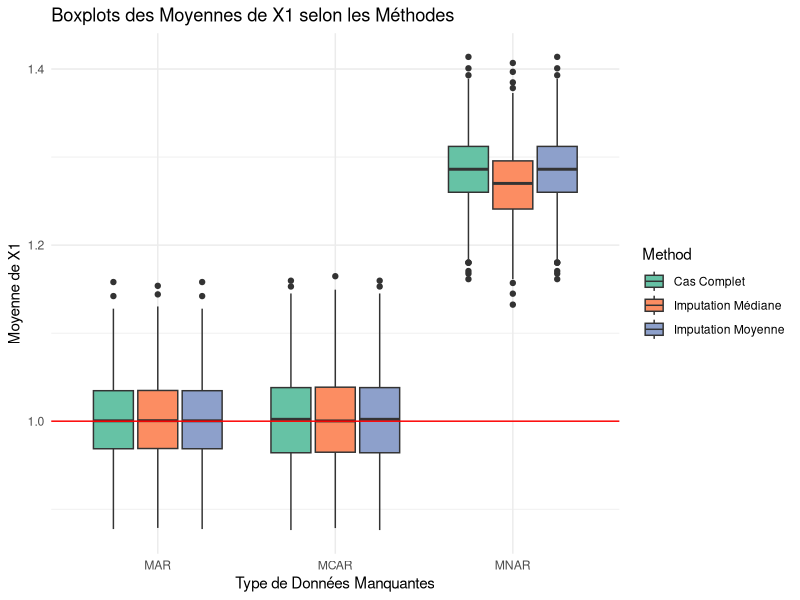
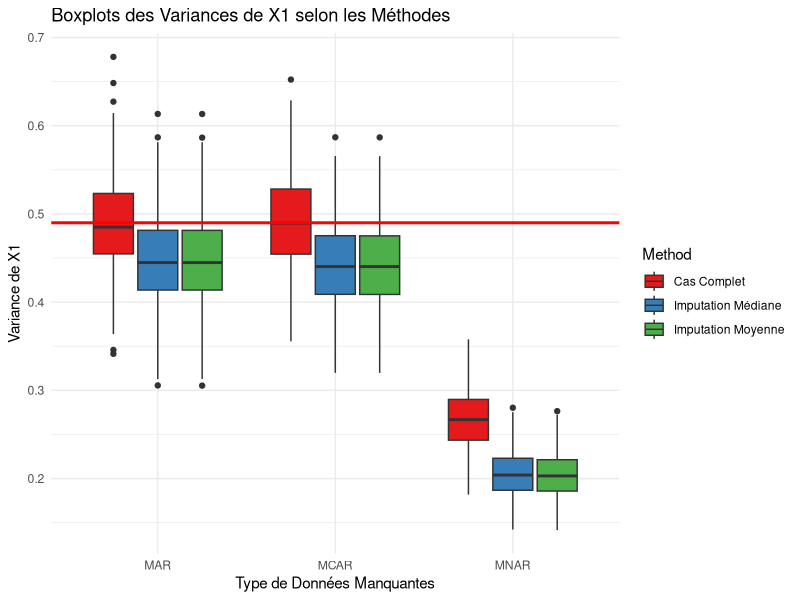
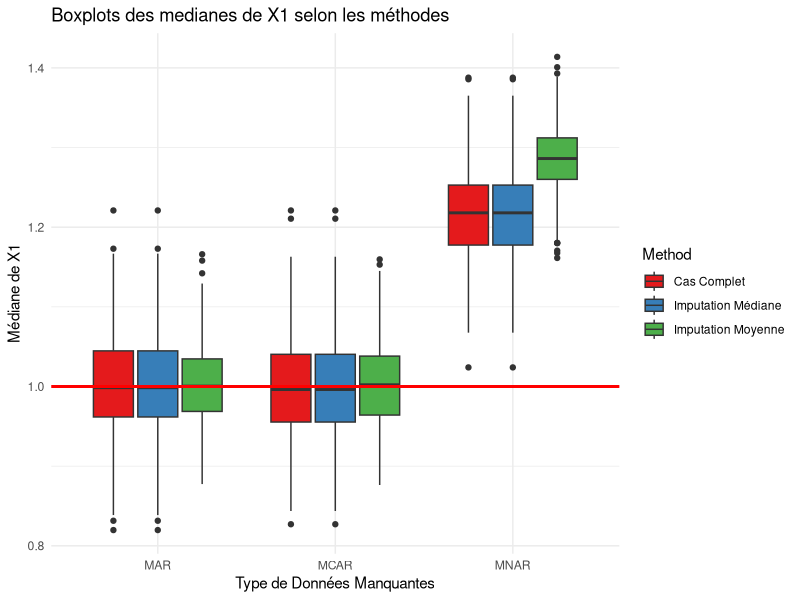

Source code (R) for these figures, in order:
## 1. Paramètres généraux
n <- 200         # Nombre d'observations
n_sim <- 500       # Nombre de simulations

## Variables pour stocker les résultats
somme_moy_X1 <- 0
somme_moy_B1 <- 0
somme_moy_X2 <- 0

somme_moy_impute_mcar <- 0
somme_moy_impute_mar <- 0
somme_moy_impute_mnar <- 0

somme_moy_impute_median_mcar <- 0
somme_moy_impute_median_mar <- 0
somme_moy_impute_median_mnar <- 0

somme_moy_complet_mcar <- 0
somme_moy_complet_mar <- 0
somme_moy_complet_mnar <- 0

var_complet_X1_mcar <- numeric(500)
var_moy_X1_mcar <- numeric(500)
var_med_X1_mcar <- numeric(500)

var_complet_X1_mar <- numeric(500)
var_moy_X1_mar <- numeric(500)
var_med_X1_mar <- numeric(500)

var_moy_X1_mnar <- numeric(500)
var_med_X1_mnar <- numeric(500)
var_complet_X1_mnar <- numeric(500)

med_complet_X1_mnar <- numeric(500)
med_moy_X1_mnar <- numeric(500)
med_med_X1_mnar <- numeric(500)

med_complet_X1_mcar <- numeric(500)
med_moy_X1_mcar <- numeric(500)
med_med_X1_mcar <- numeric(500)

med_complet_X1_mar <- numeric(500)
med_moy_X1_mar <- numeric(500)
med_med_X1_mar <- numeric(500)



# Moyennes théoriques
moy_theo_X1 <- 1
moy_theo_B1 <- 0.5
moy_theo_X2 <- 1
# mediane théorique 
med_theo_X1 <- 1

## Variances théoriques 

var_theo_X1 <- 0.7^2


# Stockage pour boxplots
res_MCAR <- matrix(NA, nrow = n_sim, ncol = 3)
res_MAR  <- matrix(NA, nrow = n_sim, ncol = 3)
res_MNAR <- matrix(NA, nrow = n_sim, ncol = 3)

# Stockage des variances par simulation
var_mcar <- matrix(NA, nrow = n_sim, ncol = 3)  # Moyenne, Médiane, Cas complets
var_mar <- matrix(NA, nrow = n_sim, ncol = 3)
var_mnar <- matrix(NA, nrow = n_sim, ncol = 3)

med_mcar <- matrix(NA, nrow = n_sim, ncol = 3)  # Moyenne, Médiane, Cas complets
med_mar <- matrix(NA, nrow = n_sim, ncol = 3)
med_mnar <- matrix(NA, nrow = n_sim, ncol = 3)

## 5. Boucle de simulation
for (i in 1:n_sim) {
  
  set.seed(i)
  
  # Génération des données
  B1 <- rbinom(n, 1, 0.5)
  B2 <- rbinom(n, 1, 0.7)
  X1 <- rnorm(n, mean = 1, sd = 0.7)
  X2 <- rnorm(n, mean = 1, sd = 0.5)
  
  data_complet <- data.frame(X1 = X1, X2 = X2, B2 = B2)
  
  # --- MCAR ---
  data_MCAR <- data_complet
  mean(data_complet$X1)
  missing_index <- sample(1:n, size = 0.1 * n)
  data_MCAR$X1[missing_index] <- NA

  
  # Imputation moyenne
  data_MCAR_impute <- data_MCAR
  data_MCAR_impute$X1[is.na(data_MCAR_impute$X1)] <- mean(data_MCAR$X1, na.rm = TRUE)
  somme_moy_impute_mcar <- somme_moy_impute_mcar + mean(data_MCAR_impute$X1)
  
  var_moy_X1_mcar[i] <- var(data_MCAR_impute$X1)
  med_moy_X1_mcar[i] <-  median(data_MCAR_impute$X1)
  
  # Imputation médiane
  data_MCAR_impute_median <- data_MCAR
  data_MCAR_impute_median$X1[is.na(data_MCAR_impute_median$X1)] <- median(data_MCAR$X1 ,na.rm =TRUE)
  somme_moy_impute_median_mcar <- somme_moy_impute_median_mcar + mean(data_MCAR_impute_median$X1)
  
  var_med_X1_mcar[i] <- var(data_MCAR_impute_median$X1)
  med_med_X1_mcar [i]<-  median(data_MCAR_impute_median$X1)
  
  # Cas complets
  data_complet_mcar <- na.omit(data_MCAR)
  somme_moy_complet_mcar <- somme_moy_complet_mcar + mean(data_complet_mcar$X1)
  
  
  res_MCAR[i, ] <- c(mean(data_MCAR_impute$X1),
                     mean(data_MCAR_impute_median$X1),
                     mean(data_complet_mcar$X1))
  
  var_mcar[i, ] <- c(var(data_MCAR_impute$X1),
                     var(data_MCAR_impute_median$X1),
                     var(data_complet_mcar$X1))
  
  med_mcar[i,] <- c(median(data_MCAR_impute$X1),
                    median(data_MCAR_impute_median$X1),
                    median(data_complet_mcar$X1))
  
 
  var_complet_X1_mcar[i] <- var(data_complet_mcar$X1)
  med_complet_X1_mcar [i]<- median(data_complet_mcar$X1)
  
  
  # --- MAR ---
  data_MAR <- data_complet
  missing_index1 <- ifelse(data_MAR$B2 == 0 & data_MAR$X2 < 0.7, 1, 0)
  table(missing_index1)
  data_MAR$X1 <- ifelse(missing_index1 == 0, data_MAR$X1, NA)
  
  
  # Imputation moyenne
  data_MAR_impute <- data_MAR
  data_MAR_impute$X1[is.na(data_MAR_impute$X1)] <- mean(data_MAR$X1, na.rm = TRUE)
  somme_moy_impute_mar <- somme_moy_impute_mar + mean(data_MAR_impute$X1)
  
  var_moy_X1_mar[i] <-  var(data_MAR_impute$X1)
  med_moy_X1_mar[i] <- median(data_MAR_impute$X1)
  
  # Imputation médiane
  data_MAR_impute_median <- data_MAR
  data_MAR_impute_median$X1[is.na(data_MAR_impute_median$X1)] <- median(data_MAR$X1, na.rm = TRUE)
  somme_moy_impute_median_mar <- somme_moy_impute_median_mar + mean(data_MAR_impute_median$X1)
   
 
  var_med_X1_mar[i] <- var(data_MAR_impute_median$X1)
  med_med_X1_mar[i] <- median(data_MAR_impute_median$X1)
  
  # Cas complets
  data_complet_mar <- na.omit(data_MAR)
  somme_moy_complet_mar <- somme_moy_complet_mar + mean(data_complet_mar$X1)
  
  res_MAR[i, ] <- c( mean(data_MAR_impute$X1),
                    mean(data_MAR_impute_median$X1),
                    mean(data_complet_mar$X1))
   
  var_mar[i, ] <- c(var(data_MAR_impute$X1),
                    var(data_MAR_impute_median$X1),
                    var(data_complet_mar$X1))
  
  med_mar[i,] <- c(median(data_MAR_impute$X1),
                   median(data_MAR_impute_median$X1),
                   median(data_complet_mar$X1))
  
  
  var_complet_X1_mar[i] <-  var(data_complet_mar$X1)
  med_complet_X1_mar [i]<-  median(data_complet_mar$X1)
  
  
  # --- MNAR ---
  data_MNAR <- data_complet
  missing_index2 <- ifelse(data_MNAR$X1 < 0.5 , 1, 0)
  table(missing_index2)
  data_MNAR$X1 <- ifelse(missing_index2 == 0, data_MNAR$X1, NA)
  
  
  # Imputation moyenne
  data_MNAR_impute <- data_MNAR
  data_MNAR_impute$X1[is.na(data_MNAR_impute$X1)] <- mean(data_MNAR$X1, na.rm = TRUE)
  somme_moy_impute_mnar <- somme_moy_impute_mnar + mean(data_MNAR_impute$X1)
 
  var_moy_X1_mnar[i] <- var(data_MNAR_impute$X1)
  med_moy_X1_mnar [i]<-  median(data_MNAR_impute$X1)
  
  # Imputation médiane
  data_MNAR_impute_median <- data_MNAR
  data_MNAR_impute_median$X1[is.na(data_MNAR_impute_median$X1)] <- median(data_MNAR$X1, na.rm = TRUE)
  somme_moy_impute_median_mnar <- somme_moy_impute_median_mnar + mean(data_MNAR_impute_median$X1)

  var_med_X1_mnar[i] <- var(data_MNAR_impute_median$X1)
  med_med_X1_mnar[i] <-  median(data_MNAR_impute_median$X1)
  
  
  # Cas complets
  data_complet_mnar <- na.omit(data_MNAR)
  somme_moy_complet_mnar <- somme_moy_complet_mnar + mean(data_complet_mnar$X1)
  med_complet_X1_mnar[i] <-  median(data_complet_mnar$X1)
  var_complet_X1_mnar[i] <-  var(data_complet_mnar$X1)
  
  res_MNAR[i, ] <- c(mean(data_MNAR_impute$X1),
                     mean(data_MNAR_impute_median$X1),
                     mean(data_complet_mnar$X1))
  
  var_mnar[i, ] <- c(var(data_MNAR_impute$X1),
                     var(data_MNAR_impute_median$X1),
                     var(data_complet_mnar$X1))
  
  med_mnar[i,] <- c(median(data_MNAR_impute$X1),
                   median(data_MNAR_impute_median$X1),
                   median(data_complet_mnar$X1))
  
  
  
}

## 6. Calcul des moyennes sur les 500 simulations

moyenne_impute_mcar <- somme_moy_impute_mcar / n_sim
moyenne_impute_mar <- somme_moy_impute_mar / n_sim
moyenne_impute_mnar <- somme_moy_impute_mnar / n_sim

moyenne_impute_median_mcar <- somme_moy_impute_median_mcar / n_sim
moyenne_impute_median_mar <- somme_moy_impute_median_mar / n_sim
moyenne_impute_median_mnar <- somme_moy_impute_median_mnar / n_sim

moyenne_complet_mcar <- somme_moy_complet_mcar / n_sim
moyenne_complet_mar <- somme_moy_complet_mar / n_sim
moyenne_complet_mnar <- somme_moy_complet_mnar / n_sim


## 7. Calcul des biais pour Moyenne

## imputation moyenne

Biais_impute_mcar <- moyenne_impute_mcar - moy_theo_X1
Biais_impute_mar <- moyenne_impute_mar - moy_theo_X1
Biais_impute_mnar <- moyenne_impute_mnar - moy_theo_X1

## imputation mediane

Biais_impute_median_mcar <- moyenne_impute_median_mcar - moy_theo_X1
Biais_impute_median_mar <- moyenne_impute_median_mar - moy_theo_X1
Biais_impute_median_mnar <- moyenne_impute_median_mnar - moy_theo_X1

## Cas complets

Biais_complet_mcar <- moyenne_complet_mcar - moy_theo_X1
Biais_complet_mar <- moyenne_complet_mar - moy_theo_X1
Biais_complet_mnar <- moyenne_complet_mnar - moy_theo_X1


## 7. calcul des biais pour variance 

## MCAR
var_mcar_moy <- mean(var_moy_X1_mcar)
var_mcar_med <- mean(var_med_X1_mcar)
var_mcar_complet <- mean(var_complet_X1_mcar)

## MAR
var_mar_complet <- mean(var_complet_X1_mar) 
var_mar_moy <- mean(var_moy_X1_mar) 
var_mar_med <- mean(var_med_X1_mar)

## MNAR
var_mnar_complet <- mean(var_complet_X1_mnar)
var_mnar_moy <- mean(var_moy_X1_mnar)
var_mnar_med <- mean(var_med_X1_mnar)

## Biais Variance 

## MCAR
Biais_var_complet_mcar <- var_mcar_complet - var_theo_X1
Biais_var_moy_mcar <- var_mcar_moy - var_theo_X1
Biais_var_med_mcar <- var_mcar_med - var_theo_X1


## MAR 
Biais_var_complet_mar <- var_mar_complet - var_theo_X1
Biais_var_moy_mar <- var_mar_moy - var_theo_X1
Biais_var_med_mar <- var_mar_med - var_theo_X1



## MNAR
Biais_var_complet_mnar <- var_mnar_complet - var_theo_X1
Biais_var_moy_mnar <- var_mnar_moy - var_theo_X1
Biais_var_med_mnar <- var_mnar_med - var_theo_X1

# Calcul des biais pour mediane
## MCAR
med_mcar_complet <- mean(med_complet_X1_mcar)
med_mcar_moy <- mean(med_moy_X1_mcar)
med_mcar_med <- mean(med_med_X1_mcar)

## MAR
med_mar_complet <- mean(med_complet_X1_mar)
med_mar_moy <- mean(med_moy_X1_mar)
med_mar_med <- mean(med_med_X1_mar )

## MNAR
med_mnar_complet <- mean(med_complet_X1_mnar) 
med_mnar_moy <- mean(med_moy_X1_mnar)
med_mnar_med <- mean(med_med_X1_mnar)

## Biais Mediane

## MCAR
Biais_med_complet_mcar <- med_mcar_complet - med_theo_X1
Biais_med_moy_mcar <- med_mcar_moy - med_theo_X1
Biais_med_med_mcar <- med_mcar_med - med_theo_X1


## MAR 
Biais_med_complet_mar <- med_mar_complet - med_theo_X1
Biais_med_moy_mar <- med_mar_moy - med_theo_X1
Biais_med_med_mar <- med_mar_med - med_theo_X1

## MNAR
Biais_med_complet_mnar <- med_mnar_complet - med_theo_X1
Biais_med_moy_mnar <- med_mnar_moy - med_theo_X1
Biais_med_med_mnar <- med_mnar_med - med_theo_X1


# --- EQM 

## MCAR
EQM_var_complet_mcar <- Biais_var_complet_mcar^2 + var(var_complet_X1_mcar)
EQM_var_moy_mcar     <- Biais_var_moy_mcar^2 + var(var_moy_X1_mcar)
EQM_var_med_mcar     <- Biais_var_med_mcar^2 + var(var_med_X1_mcar)

## MAR
EQM_var_complet_mar <- Biais_var_complet_mar^2 + var(var_complet_X1_mar)
EQM_var_moy_mar     <- Biais_var_moy_mar^2 + var(var_moy_X1_mar)
EQM_var_med_mar     <- Biais_var_med_mar^2 + var(var_med_X1_mcar)

## MNAR
EQM_var_complet_mnar <- Biais_var_complet_mnar^2 + var(var_complet_X1_mnar)
EQM_var_moy_mnar     <- Biais_var_moy_mnar^2 + var(var_moy_X1_mnar)
EQM_var_med_mnar     <- Biais_var_med_mnar^2 + var(var_med_X1_mnar)


library(ggplot2)
library(reshape2)
library(dplyr)


             ## Boxplots moyenne

# Supposons que res_MCAR, res_MAR et res_MNAR contiennent les moyennes de X1 pour chaque méthode
resultats <- data.frame(
  Method = rep(c("Imputation Moyenne", "Imputation Médiane", "Cas Complet"), each = n_sim, times = 3),
  Type = rep(c("MCAR", "MAR", "MNAR"), each = n_sim * 3),
  Mean_X1 = c(res_MCAR[,1], res_MCAR[,2], res_MCAR[,3],
              res_MAR[,1], res_MAR[,2], res_MAR[,3],
              res_MNAR[,1], res_MNAR[,2], res_MNAR[,3])
)


ggplot(resultats, aes(x = Type, y = Mean_X1, fill = Method)) +
  geom_boxplot() +
  geom_hline(yintercept = moy_theo_X1, color = "red") +
  labs(title = "Boxplots des Moyennes de X1 selon les Méthodes",
       x = "Type de Données Manquantes",
       y = "Moyenne de X1") +
  theme_minimal() +
  scale_fill_brewer(palette = "Set2") # Pour une palette de couleurs




    ## Boxplots variance 
resultats_var <- data.frame(
  Method = rep(c("Imputation Moyenne", "Imputation Médiane", "Cas Complet"), each = n_sim,times = 3),
  Type = rep(c("MCAR", "MAR", "MNAR"), each = n_sim * 3),
  Variance_X1 = c(var_mcar[,1], var_mcar[,2], var_mcar[,3],
                  var_mar[,1], var_mar[,2], var_mar[,3],
                  var_mnar[,1], var_mnar[,2], var_mnar[,3])
)


ggplot(resultats_var, aes(x = Type, y = Variance_X1, fill = Method)) +
  geom_boxplot() +
  labs(title = "Boxplots des Variances de X1 selon les Méthodes",
       x = "Type de Données Manquantes",
       y = "Variance de X1") +
  theme_minimal() +
  scale_fill_brewer(palette = "Set1") +  # Palette de couleurs
  geom_hline(yintercept = var_theo_X1, color = "red", size = 1) 

## Boxplots mediane

resultats_medianes <- data.frame(
  Method = rep(c("Imputation Moyenne", "Imputation Médiane", "Cas Complet"), each = n_sim, times = 3),
  Type = rep(c("MCAR", "MAR", "MNAR"), each = n_sim * 3),
  Median_X1 = c(med_mcar, med_mar, med_mnar)
)

# Tracer les boxplots avec les médianes
ggplot(resultats_medianes, aes(x = Type, y = Median_X1, fill = Method)) + 
  geom_boxplot() +
  labs(title = "Boxplots des medianes de X1 selon les méthodes",
       x = "Type de Données Manquantes",
       y = "Médiane de X1") +
  theme_minimal() +
  scale_fill_brewer(palette = "Set1")+
  # Ajouter les lignes médianes
  geom_hline(yintercept = med_theo_X1, color = "red" ,size =1)



























